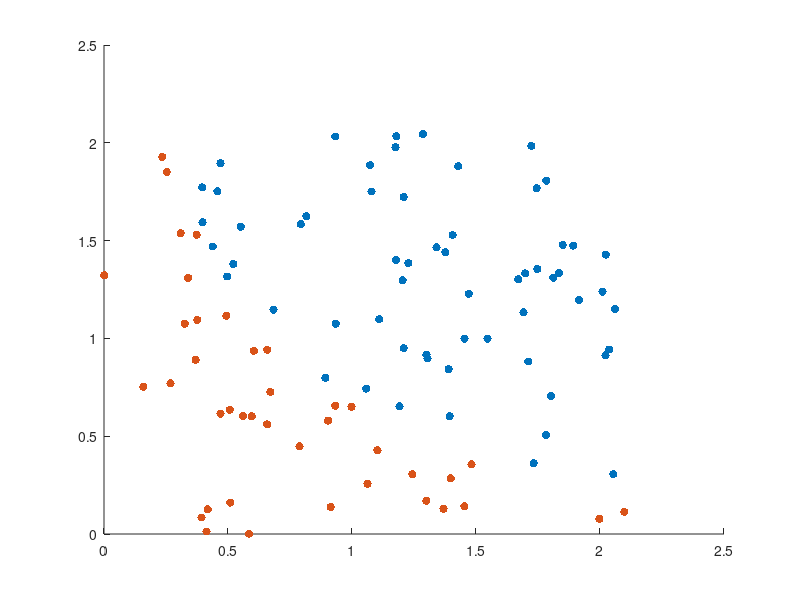

The MATLAB script that drew this image: (Note: this script raises an error after producing the figure.)
%% e-mail anti spam using logistic regression
clc; clear all;
%load data
load emaildata1
% X is the feature matrix (each row represents one e-mail)
% y - the corresponding label

% plotting the data
pos_ind = find(y==1);
neg_ind = find(y==0);

scatter(X(pos_ind,2),X(pos_ind,1),'go', 'filled'), hold on
scatter(X(neg_ind,2),X(neg_ind,1),'rd', 'filled')
figure(1)

%% Initialization
m=length(y);
alpha=0.1;
%X1=[ones(m,1) X X(:,2).^2]; % adding a first column of ones
X = [ones(m,1) X];
theta=zeros(size(X,2),1);

%% computing cost function and gradient
[J, grad] = costF_log(theta,X,y);

%% Applying gradient descent
num_iters=7000;
[theta, J]=gd(X,y,theta,alpha,num_iters);
hold on

draw_boundary_linear_line(X, theta);
%draw_boundary_quadric_line(X1, theta);

% figure(2), plot(1:num_iters,J), grid

% line([min(X1(:,2)),max(X1(:,2))],...
%     [(-theta(1)-theta(2)* min(X1(:,2)))/theta(3),...
%     (-theta(1)-theta(2)* max(X1(:,2)))/theta(3)],...
%     'LineWidth', 5, 'Color', 'b')
grid


